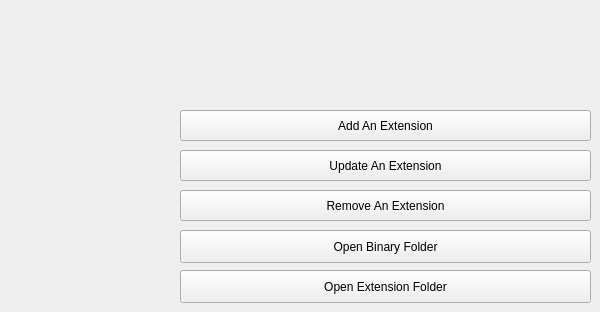
      <widget class="QWidget" name="tabWidgetConfigureExtensions">
       <attribute name="title">
        <string>Extensions</string>
       </attribute>
       <widget class="QPushButton" name="pbConfigureRemoveAPlugin">
        <property name="geometry">
         <rect>
          <x>180</x>
          <y>190</y>
          <width>411</width>
          <height>31</height>
         </rect>
        </property>
        <property name="text">
         <string>Remove An Extension</string>
        </property>
       </widget>
       <widget class="QPushButton" name="pbConfigureUpdateExtensions">
        <property name="geometry">
         <rect>
          <x>180</x>
          <y>150</y>
          <width>411</width>
          <height>31</height>
         </rect>
        </property>
        <property name="text">
         <string>Update An Extension</string>
        </property>
       </widget>
       <widget class="QPushButton" name="pbConfigureAddAPlugin">
        <property name="geometry">
         <rect>
          <x>180</x>
          <y>110</y>
          <width>411</width>
          <height>31</height>
         </rect>
        </property>
        <property name="text">
         <string>Add An Extension</string>
        </property>
       </widget>
       <widget class="QPushButton" name="pbOpenBinFolder">
        <property name="geometry">
         <rect>
          <x>180</x>
          <y>230</y>
          <width>411</width>
          <height>33</height>
         </rect>
        </property>
        <property name="toolTip">
         <string>A Button To Open A Folder Where Extension's Binaries Are Stored</string>
        </property>
        <property name="text">
         <string>Open Binary Folder</string>
        </property>
       </widget>
       <widget class="QPushButton" name="pbOpenExtensionFolder">
        <property name="geometry">
         <rect>
          <x>180</x>
          <y>270</y>
          <width>411</width>
          <height>33</height>
         </rect>
        </property>
        <property name="toolTip">
         <string>A Button To Open A Folder Where Extension's Binaries Are Stored</string>
        </property>
        <property name="text">
         <string>Open Extension Folder</string>
        </property>
       </widget>
      </widget>
